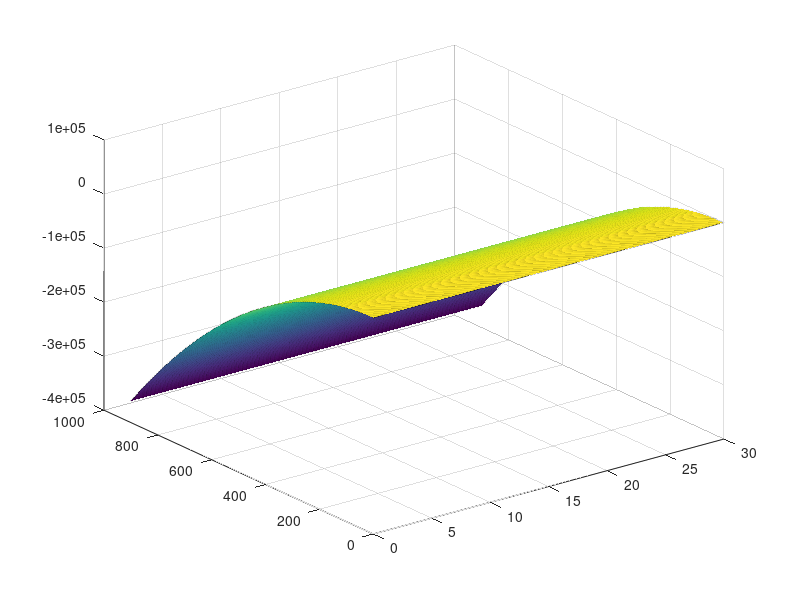

MATLAB code for this plot:
% Plot rhs of ode for car
v = linspace(0, 30, 600);
Fm = linspace(0, 900, 600);

Z = zeros(600, 600);
for v_=1:600
    for f_ =1:600
        Z(v_, f_) = f_ - v_^2;
    end
end

figure(1)
clf
surf(v, Fm, Z)
